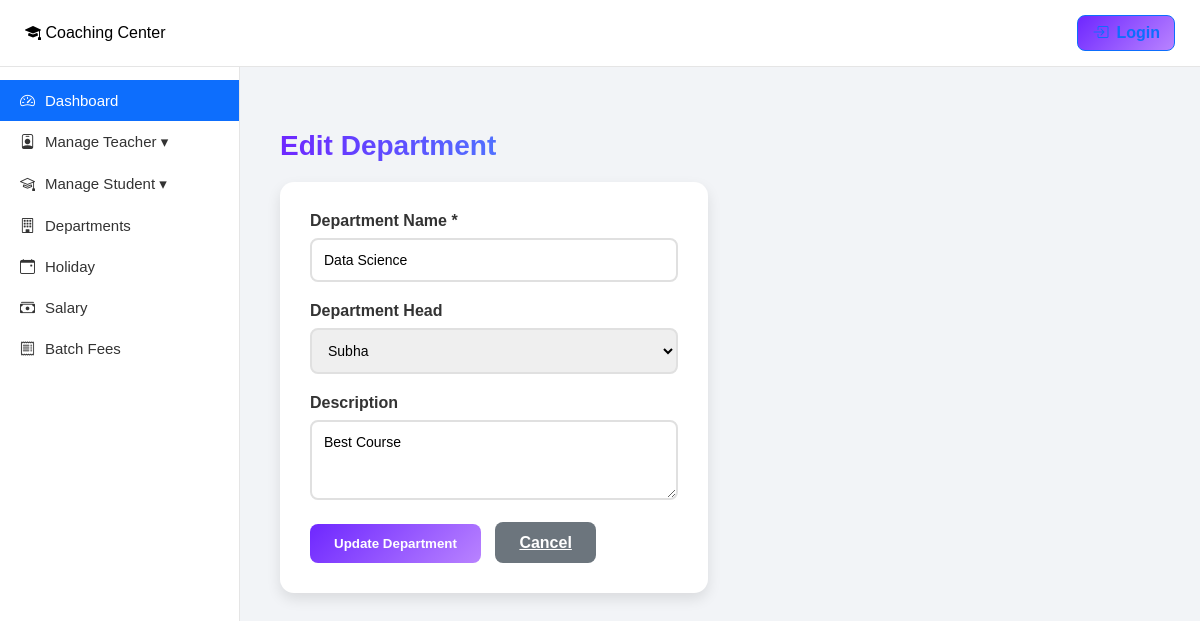
/departments/1/edit/ (signed in), run on the app's committed database.
### Home/models.py (models this page shows, shortened)
class Department(models.Model):
    name = models.CharField(max_length=100, unique=True)
    head = models.ForeignKey(User, on_delete=models.SET_NULL, null=True, blank=True,
     related_name='department_head', limit_choices_to={'role': 'teacher'})
    description = models.TextField(blank=True)
    created_at = models.DateTimeField(auto_now_add=True)
    class Meta:
        ordering = ['name']

### Home/views.py (the view)
# urls.py: path('departments/<int:dept_id>/edit/', views.edit_department, name='edit_department'),
@login_required
def edit_department(request, dept_id):
    if request.user.role != "admin":
        return HttpResponseForbidden("Only admin can edit departments.")
    department = get_object_or_404(Department, id=dept_id)
    form = DepartmentForm(request.POST or None, instance=department)
    if request.method == "POST":
        if form.is_valid():
            form.save()
            return redirect("departments")
    return render(request, "admin/edit_department.html", {"form": form, "department": department})

### Home/forms.py
class DepartmentForm(forms.ModelForm):
    class Meta:
        model = Department
        fields = ['name', 'head', 'description']
        widgets = {
            'description': forms.Textarea(attrs={'rows': 3}),
        }

### templates/admin/edit_department.html (shortened to what this page needs)
{% extends "dashboard/admin.html" %}
{% block content %}
<div class="page-container">
    <h2>Edit Department</h2>
    <div class="form-container">
        <form method="post">
            <div class="form-group">
                <label for="{{ form.name.id_for_label }}">Department Name *</label>
                {{ form.name }}
            </div>
            <div class="form-group">
                <label for="{{ form.head.id_for_label }}">Department Head</label>
                {{ form.head }}
            </div>
            <div class="form-group">
                <label for="{{ form.description.id_for_label }}">Description</label>
                {{ form.description }}
            </div>
            <div>
                <button type="submit" class="btn">Update Department</button>
                <a href="{% url 'departments' %}" class="btn btn-cancel">Cancel</a>
            </div>
        </form>
    </div>
</div>
{% endblock %}

### templates/dashboard/admin.html (style rules this page uses)
* { margin: 0; padding: 0; box-sizing: border-box; font-family: Arial, Helvetica, sans-serif; }
body { background: #f2f4f7; display: flex; }

### templates/admin/edit_department.html (style rules this page uses)
.page-container { margin: 30px 0; max-width: 600px; }
h2 { font-size: 28px; font-weight: 700; margin-bottom: 20px; background: linear-gradient(90deg, #6e27ff, #35b8ff); -webkit-background-clip: text; background-clip: text; color: transparent; }
.form-container { background: white; border-radius: 14px; box-shadow: 0 6px 14px rgba(0, 0, 0, 0.1); padding: 30px; }
.form-group { margin-bottom: 20px; }
label { display: block; margin-bottom: 8px; font-weight: 600; color: #333; }
input[type="text"], select, textarea { width: 100%; padding: 12px; border: 2px solid #e0e0e0; border-radius: 8px; font-size: 14px; transition: border-color 0.3s; }
textarea { resize: vertical; min-height: 80px; }
.btn { background: linear-gradient(135deg, #6e27ff, #b983ff); color: white; border: none; padding: 12px 24px; border-radius: 8px; cursor: pointer; font-weight: 600; transition: transform 0.2s, box-shadow 0.2s; }
.btn-cancel { background: #6c757d; margin-left: 10px; }

### data on the page
Department: name "Data Science", head "Subha", description "Best Course"
